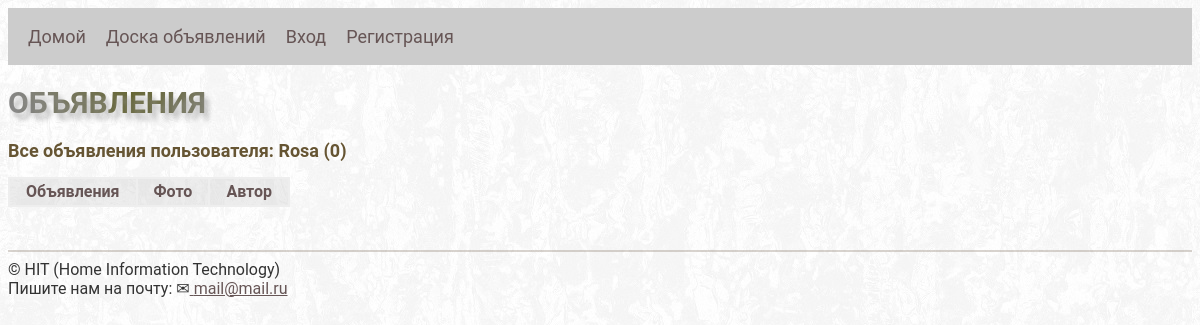
The app's page /board/6/, older data.
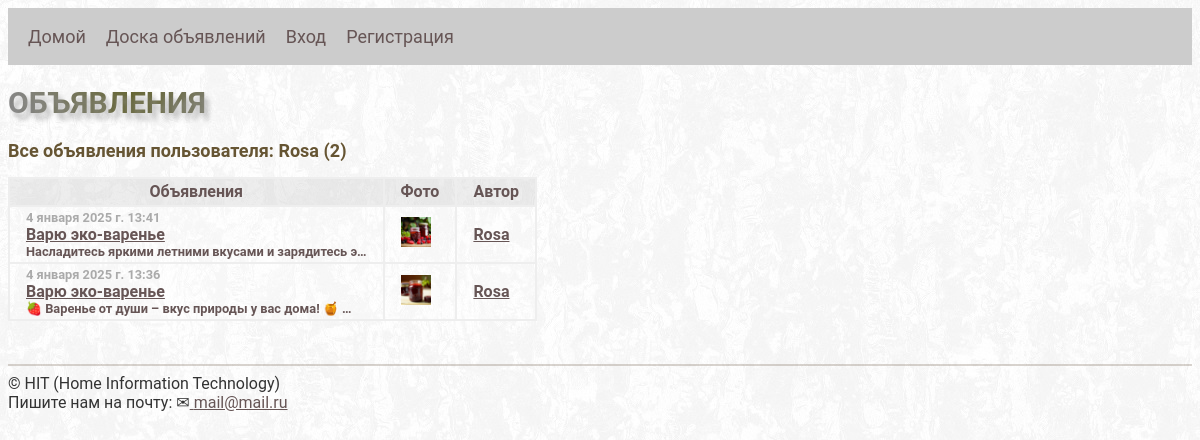
The same page, newer data.
### board/models.py (models this page shows, shortened)
class UserStat(models.Model):
    user = models.OneToOneField(settings.AUTH_USER_MODEL, on_delete=models.CASCADE)
    advertisement_count = models.IntegerField(default=0)
    like_count = models.IntegerField(default=0)
    dislike_count = models.IntegerField(default=0)
    comment_count = models.IntegerField(default=0)
    class Meta:
        verbose_name = 'Статистика'
        verbose_name_plural = 'Статистика'

class Advertisement(models.Model):
    title = models.CharField(max_length=255)
    content = models.TextField()
    author = models.ForeignKey(User, on_delete=models.CASCADE)
    created_at = models.DateTimeField(auto_now_add=True)
    like_count = models.IntegerField(default=0)
    dislike_count = models.IntegerField(default=0)
    image = models.ImageField(upload_to=user_directory_path, null=True, blank=True)
    class Meta:
        verbose_name = 'Объявления'
        verbose_name_plural = 'Объявления'

class Image(models.Model):
    advertisement = models.ForeignKey(Advertisement, related_name='images', on_delete=models.CASCADE)
    user = models.ForeignKey(User, on_delete=models.CASCADE)
    image = models.ImageField(upload_to=user_directory_path)
    class Meta:
        verbose_name = 'Изображения'
        verbose_name_plural = 'Изображения'

### board/views.py (the view)
# urls.py: path('', views.advertisement_list, name='advertisement_list'),
def advertisement_list(request: HttpRequest, pk: int | None = None) -> HttpResponseRedirect:
    context = {}
    if pk:
        advertisements = Advertisement.objects.filter(author=pk).order_by('-id')
        user_stat_ = UserStat.objects.filter(user=pk)
        context = {'user_show': User.objects.get(id=pk)}
        if user_stat_:
            context['user_stat'] = user_stat_.first()
    else:
        advertisements = Advertisement.objects.all().order_by('-id')
    page_count = read_pade_count(request)
    paginator = Paginator(advertisements, page_count)
    page_num = request.GET.get('page')
    page_obj = paginator.get_page(page_num)
    images = []
    for adv in range(len(page_obj)):
        images.append(Image.objects.filter(advertisement=page_obj[adv].id))
    context = {**context, 'advertisements': zip(page_obj, images), 'advertisements_feeds': page_obj}
    return render(request, 'board/advertisement_list.html', context)

### board/user_preferences.py (called while the page is built)
def pref(request: HttpRequest):
    if request.user.is_authenticated:
        _preferences = Preferences.objects.filter(user=request.user).last()
        if request.GET.get('day') == 'theme':
            if not _preferences or _preferences.theme is None:
                Preferences.objects.create(user=request.user, theme='dark')
            elif _preferences.theme == 'light':
                _preferences.theme = 'dark'
                _preferences.save()
            else:
                _preferences.theme = 'light'
                _preferences.save()
            _preferences = Preferences.objects.filter(user=request.user).last()
    else:
        _preferences = None
    return {
        'user_pref': _preferences,
    }

### board/utilite.py (called while the page is built)
def read_pade_count(request: HttpRequest) -> int:
    cnt = request.GET.get('cnt')
    if not request.user.is_authenticated:
        cnt = settings.PAGE_DEFAULT
    elif cnt is None or int(cnt) == 0:
        try:
            cnt = Preferences.objects.get(user=request.user).page_num
        except:
            cnt = settings.PAGE_DEFAULT
            Preferences.objects.create(user=request.user, page_num=cnt)
    else:
        try:
            Preferences.objects.filter(user=request.user).update(page_num=cnt)
        except Exception as er:
            logging.error(f'Ошибка: {er}')
    return cnt

### board/templates/board/advertisement_list.html (shortened to what this page needs)
{% extends 'base.html' %}
{% block content %}
<h1>Объявления</h1>
{% if user_show %} <h2>Все объявления пользователя: {{ user_show }} ({{ user_stat.advertisement_count }})</h2>
{% endif %}
<table>
  <thead>
    <tr>
      <th>Объявления</th>
      <th>Фото</th>
      <th>Автор</th>
    </tr>
  </thead>
  {% for advertisement, images in advertisements %}
    <tr class="align_left">
      <th>
        <div class="date_font small_font">{{ advertisement.created_at }}</div>
        <a href="{% url 'board:advertisement_detail' pk=advertisement.pk %}">{{ advertisement.title }}</a>
        <div class="small_font">{{ advertisement.content|truncatechars:50 }}</div>
      </th>
      <th>
        {% if images %}
          {% for img in images %}
            <a class="a_img" href="{{ img.image.url }}" target="_blank">
              <img src="{{ img.image.url }}" style="height: 30px;">
            </a>
          {% endfor %}
        {% endif %}
      </th>
      <th>
        <a href="{% url 'board:advertisement_list' pk=advertisement.author.id %}">
          {{ advertisement.author.username }}
        </a>
      </th>
    </tr>
  {% endfor %}
</table>
{% endblock %}

### templates/base.html (shortened to what this page needs)
{% load static %}
<!DOCTYPE html>
<html lang="en">
<head>
    {% if user_pref.theme != 'dark' %}
      <link rel="stylesheet" type="text/css" href='{% static "board_project/style-day.css" %}'>
    {% else %}
      <link rel="stylesheet" type="text/css" href='{% static "board_project/style-night.css" %}'>
    {% endif %}
</head>
<body>
    <div class="navbar">
        <a href="{% url 'home' %}">Домой</a>
        <a href="{% url 'board:advertisement_list' %}">Доска объявлений</a>
        {% if user.is_authenticated %}
            {% if user.is_superuser %}
              <a href="{% url 'board:user_stat_list' %}">Статистика</a>
            {% endif %}
            <a href="{% url 'board:user_settings' %}">Настройки</a>
            <a href="{% url 'logout' %}">Выход (<span class="small_font">{{user}}</span>)</a>
            <a href="?day=theme" title="Светлая/темная тема">
                {% if user_pref.theme != 'dark' %}
                  <img src="{% static 'board_project/day.png' %}" width="34">
                {% else %}
                  <img src="{% static 'board_project/night.png' %}" width="34">
                {% endif %}
            </a>
        {% else %}
            <a href="{% url 'login' %}">Вход</a>
            <a href="{% url 'signup' %}">Регистрация</a>
        {% endif %}
    </div>
    {% block content %}
    {% endblock %}
<br>  <hr>
    © HIT (Home Information Technology)
    <br> Пишите нам на почту: ✉<a href="mailto:mail@mail.ru"> mail@mail.ru </a>
    <br>  <br>
</body>
</html>

### static/board_project/style-day.css (style rules this page uses)
.navbar { overflow: hidden; background-color: #ccc; padding: 8px 10px; }
.navbar a { float: left; color: #f2f2f2; text-align: center; padding: 10px; text-decoration: none; font-size: 18px; }
body { background-color: #ffffff; font-family: 'Roboto', sans-serif; color: #333; background: url("day_fon.jpg"); background-attachment: fixed; }
a:link { color: #655; }
hr { height: 2px; background-color: RGB(128, 112, 96, 0.3); border: none; }
.a_img { text-decoration: none; border: none; }
.align_left { text-align: left; }
.date_font { color: #aaa; font-family: 'Roboto', sans-serif; }
.small_font { font-size: 0.8em; font-family: 'Roboto', sans-serif; }
thead, tfoot { background-color: rgb(200, 200, 200, 0.3); }
table { border: 1px solid #eee; border-collapse: separate; border-spacing: 0px; color: #655; }
tr, th, td { border: 1px solid #eee; padding: 0.2em 1em; }
h1 { text-align: left; font-family: 'Roboto', sans-serif; text-transform: uppercase; text-shadow: 2px 2px 4px rgba(150, 150, 150, 0.1), 3px 4px 4px rgba(150, 150, 150, 0.15), 4px 6px 4px rgba(150, 150, 150, 0.2), 5px 8px 4px rgba(150, 150, 150, 0.25); background-image: linear-gradient(to right ,#888, #663, #888); font-size: 30px; background-size: 250px; background-repeat: repeat; color: transparent; -webkit-background-clip: text; background-clip: text; }
h2 { text-align: left; font-family: 'Roboto', sans-serif; font-size: 18px; color: #653; }

Row changes from the older to the newer data that the page shows:
changed UserStat: advertisement_count "0" → "2"
added Advertisement: created_at "4 января 2025 г. 13:41", title "Варю эко-варенье", content "Насладитесь яркими летними вкусами и зарядитесь э…", author.username "Rosa"
added Image: image (picture), shown under "4 января 2025 г. 13:41"
added Advertisement: created_at "4 января 2025 г. 13:36", title "Варю эко-варенье", content "🍓 Варенье от души – вкус природы у вас дома! 🍯 …", author.username "Rosa"
added Image: image (picture), shown under "4 января 2025 г. 13:36"
